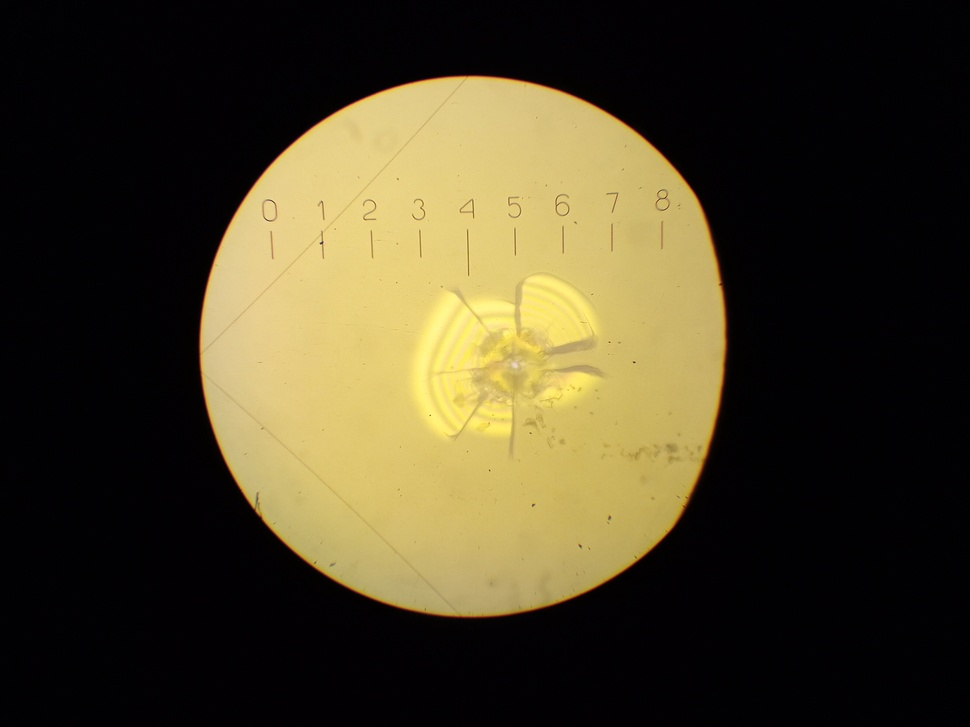
#> input picture PoSi/14_50gramm.jpg, 970 x 727 px, shrunk from 4160 x 3120 before the run
$ python test_1.py
#> lines starting #> are read from the running program, lines starting #| are printed output that depends on the picture
import matplotlib.pyplot as plt

from tkinter import Image
from PIL import Image
from pyparsing import line_end
from skimage.draw import line

from skimage.color import rgb2gray
from skimage.filters import gaussian
from skimage.segmentation import active_contour
from skimage.measure import find_contours, approximate_polygon
from skimage.future import graph
from skimage import color, morphology, feature, segmentation, filters, io
import numpy as np

original_image = Image.open("PoSi/14_50gramm.jpg")
#> original_image is the input picture: PIL image 970x727 RGB; mean R, G, B 71.3, 63.1, 38.6
original_image_1 = Image.open("PoSi/PoSi.jpg")
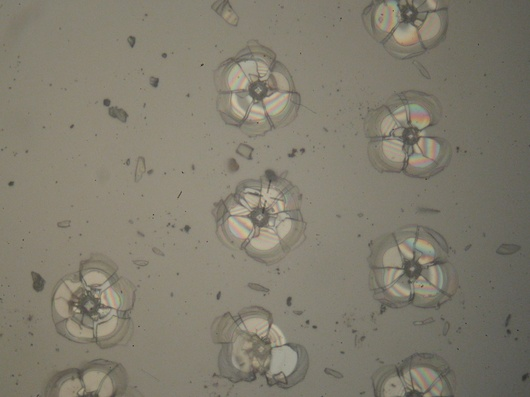
#> input picture PoSi/PoSi.jpg, 530 x 397 px, shrunk from 2272 x 1704 before the run
#> original_image_1 is the input picture: PIL image 530x397 RGB; mean R, G, B 129.4, 124.7, 110.6

# im.convert('L')

im_array = np.array(original_image)
im1_array = np.array(original_image_1)

# Image saved in numPy array
npImage = Image.fromarray(im_array, 'RGB')
npImage1 = Image.fromarray(im1_array, 'RGB')

# Grayscaling and comparison of original image in MatPlot Lib
grayscale_image = rgb2gray(original_image)
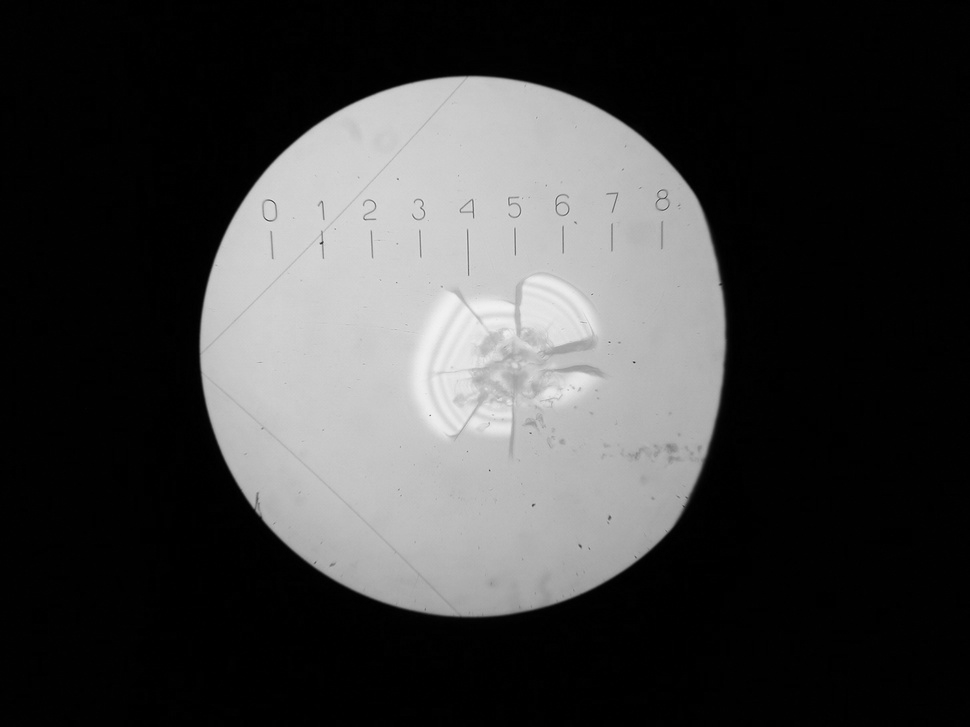
#> grayscale_image: shape (727, 970) float64; min 0, max 0.951, mean 0.247
grayscale_image_1 = rgb2gray(original_image_1)
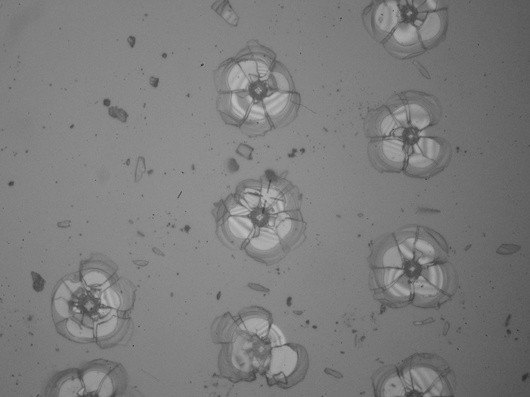
#> grayscale_image_1: shape (397, 530) float64; min 0.178, max 0.75, mean 0.489


#> (the run stopped early here; a loop or call above may not have finished)
